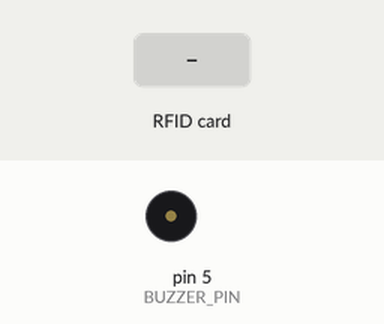
Bench run of a sketch on a simulated Arduino Nano, built with avr-gcc and run on an emulated ATmega328P. Parts: buzzer (waves = sounding, pin HIGH). Inputs (shaded band) come from the test bench. Pins used as bus, display or sensor lines are not drawn; what the sketch prints to the serial monitor is not drawn.

Above: at 1.2 s.
1.3 s: RFID card 5E 7A 19 C4 held to the reader
Timing chart, 0 to 4.3 s (numbered marks = the images above; inputs shaded):
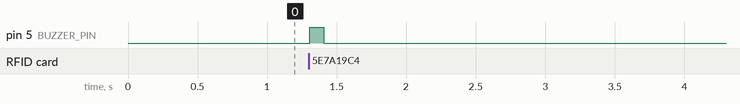

The sketch:

rfid_reader.ino
```cpp
/*
  RFID Reader for Proteges PyEs
  Reads Student ID from Sector 1, Block 4.
  Sends ID via Serial to App/PC.

  Components:
  - Arduino Nano
  - MFRC522 RFID Module
  - Buzzer (Pin 5) - Beep on scan
*/

#include <MFRC522.h>
#include <SPI.h>

#define RST_PIN 9
#define SS_PIN 10
#define BUZZER_PIN 5

MFRC522 mfrc522(SS_PIN, RST_PIN);
MFRC522::MIFARE_Key key;

void setup() {
  Serial.begin(9600);
  SPI.begin();
  mfrc522.PCD_Init();
  pinMode(BUZZER_PIN, OUTPUT);

  // Prepare key
  for (byte i = 0; i < 6; i++) {
    key.keyByte[i] = 0xFF; // Default key
  }

  Serial.println(F("{\"status\": \"READY\"}"));
}

void loop() {
  // Look for new cards
  if (!mfrc522.PICC_IsNewCardPresent())
    return;
  if (!mfrc522.PICC_ReadCardSerial())
    return;

  // Read UID
  String studentId = "";
  for (byte i = 0; i < mfrc522.uid.size; i++) {
    if (mfrc522.uid.uidByte[i] < 0x10)
      studentId += "0";
    studentId += String(mfrc522.uid.uidByte[i], HEX);
  }
  studentId.toUpperCase();

  // Print ID to Serial as JSON
  Serial.print("{\"student_id\": \"");
  Serial.print(studentId);
  Serial.println("\"}");

  // Beep
  digitalWrite(BUZZER_PIN, HIGH);
  delay(100);
  digitalWrite(BUZZER_PIN, LOW);

  // Prevent re-read immediately
  delay(1000);

  mfrc522.PICC_HaltA();
  mfrc522.PCD_StopCrypto1();
}
```

Measured:
- after the input at 1.3 s, pin 5 (BUZZER_PIN): LOW → HIGH at once, → LOW 0.10 s later
